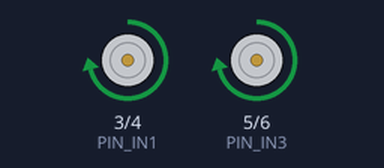
Bench run of a program on a simulated Seeed XIAO ESP32-S3. Shown: motor-driver pin pairs drawn as motors (green arrow = first pin HIGH = forward, orange = second pin HIGH = backward, longer = more drive, scaled by the enable pin).

Above: at 0.7 s.
At 2.6 s:
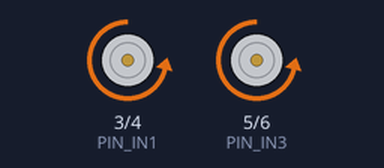
At 4.1 s:
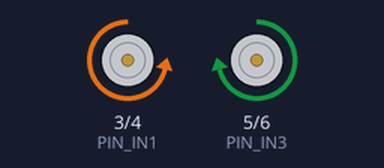
At 6.1 s:
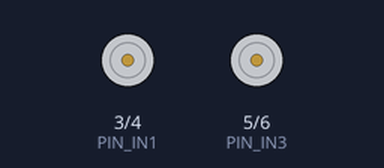
Timing chart, 0 to 8.6 s (numbered marks = the images above):
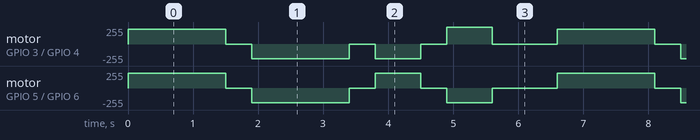

Measured:
- by itself, motor on GPIO 3 (PIN_IN1) / GPIO 4 (PIN_IN2): repeats every 6.6 s: stopped 0.40 s, backward 219/255 1.5 s, stopped 0.40 s, backward 219/255 0.70 s, stopped 0.40 s, forward 255/255 0.70 s, stopped 1.0 s, forward 219/255 1.5 s
- by itself, motor on GPIO 5 (PIN_IN3) / GPIO 6 (PIN_IN4): repeats every 6.6 s: stopped 0.40 s, backward 219/255 1.5 s, stopped 0.40 s, forward 219/255 0.70 s, stopped 0.40 s, backward 219/255 0.70 s, stopped 1.0 s, forward 219/255 1.5 s

The program:

main.cpp
```cpp
#include <Arduino.h>

const int PIN_ENA = D1;  // D1
const int PIN_IN1 = D2;  // D2
const int PIN_IN2 = D3;  // D3
const int PIN_IN3 = D4;  // D4
const int PIN_IN4 = D5;  // D5
const int PIN_ENB = D6;  // D6

const int PWM_FREQ = 20000;     // 20 kHz (quiet)
const int PWM_RES  = 8;         // 8-bit: 0-255

const int CH_ENA = 0;
const int CH_ENB = 1;

void motorA_forward() { digitalWrite(PIN_IN1, HIGH); digitalWrite(PIN_IN2, LOW); }
void motorA_backward(){ digitalWrite(PIN_IN1, LOW);  digitalWrite(PIN_IN2, HIGH); }
void motorA_brake()   { digitalWrite(PIN_IN1, HIGH); digitalWrite(PIN_IN2, HIGH); }
void motorA_coast()   { digitalWrite(PIN_IN1, LOW);  digitalWrite(PIN_IN2, LOW);  }

void motorB_forward() { digitalWrite(PIN_IN3, HIGH); digitalWrite(PIN_IN4, LOW); }
void motorB_backward(){ digitalWrite(PIN_IN3, LOW);  digitalWrite(PIN_IN4, HIGH); }
void motorB_brake()   { digitalWrite(PIN_IN3, HIGH); digitalWrite(PIN_IN4, HIGH); }
void motorB_coast()   { digitalWrite(PIN_IN3, LOW);  digitalWrite(PIN_IN4, LOW);  }

// Helper to safely set PWM even if ENA not used
void pwmWriteSafe(int pin, int channel, int duty) {
  duty = constrain(duty, 0, 255);
  if (pin < 0) return;
  ledcWrite(channel, duty);
}
void driveForward(int speedA, int speedB) {
  motorA_forward();
  motorB_forward();

  // If ENA isn't wired, speedA won't matter (Motor A will just run).
  pwmWriteSafe(PIN_ENA, CH_ENA, speedA);
  pwmWriteSafe(PIN_ENB, CH_ENB, speedB);
}

void driveBackward(int speedA, int speedB) {
  motorA_backward();
  motorB_backward();
  pwmWriteSafe(PIN_ENA, CH_ENA, speedA);
  pwmWriteSafe(PIN_ENB, CH_ENB, speedB);
}

void turnLeft(int speedA, int speedB) {
  // Left turn: left wheel slower/back, right wheel forward (depends on your wiring)
  motorA_backward();
  motorB_forward();
  pwmWriteSafe(PIN_ENA, CH_ENA, speedA);
  pwmWriteSafe(PIN_ENB, CH_ENB, speedB);
}

void turnRight(int speedA, int speedB) {
  motorA_forward();
  motorB_backward();
  pwmWriteSafe(PIN_ENA, CH_ENA, speedA);
  pwmWriteSafe(PIN_ENB, CH_ENB, speedB);
}

void stopMotors() {
  // Choose brake or coast:
  motorA_coast();
  motorB_coast();
  pwmWriteSafe(PIN_ENA, CH_ENA, 0);
  pwmWriteSafe(PIN_ENB, CH_ENB, 0);
}

void setup() {
  pinMode(PIN_IN1, OUTPUT);
  pinMode(PIN_IN2, OUTPUT);
  pinMode(PIN_IN3, OUTPUT);
  pinMode(PIN_IN4, OUTPUT);

  ledcSetup(CH_ENA, PWM_FREQ, PWM_RES);
  ledcAttachPin(PIN_ENA, CH_ENA);
  ledcSetup(CH_ENB, PWM_FREQ, PWM_RES);
  ledcAttachPin(PIN_ENB, CH_ENB);
  stopMotors();
}
// --- High-level controls ---
// speed: 0-255

void loop() {
  // Demo pattern
  driveForward(220, 220);
  delay(1500);

  stopMotors();
  delay(400);

  driveBackward(220, 220);
  delay(1500);

  stopMotors();
  delay(400);

  turnLeft(220, 220);
  delay(700);

  stopMotors();
  delay(400);

  turnRight(255, 220);
  delay(700);

  stopMotors();
  delay(1000);
}
```
